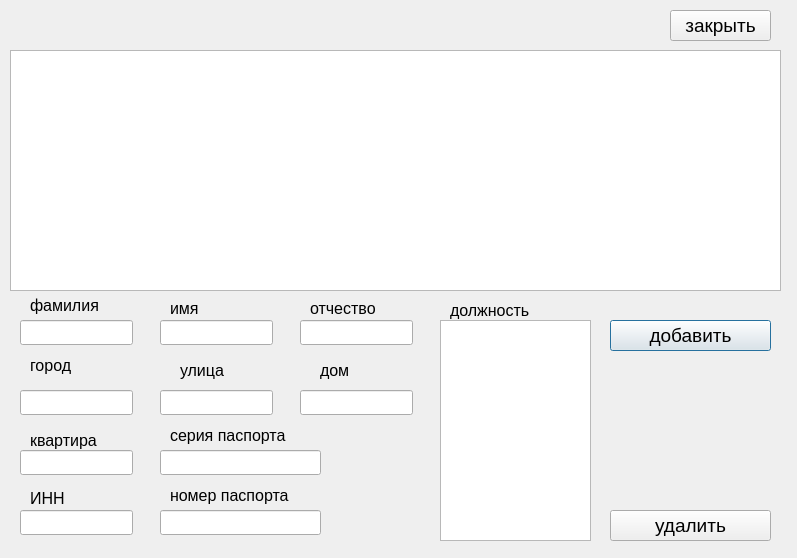
<?xml version="1.0" encoding="UTF-8"?>
<ui version="4.0">
 <class>Employee</class>
 <widget class="QDialog" name="Employee">
  <property name="geometry">
   <rect>
    <x>0</x>
    <y>0</y>
    <width>797</width>
    <height>558</height>
   </rect>
  </property>
  <property name="windowTitle">
   <string>работник</string>
  </property>
  <widget class="QTableView" name="employee_table_view">
   <property name="geometry">
    <rect>
     <x>10</x>
     <y>50</y>
     <width>771</width>
     <height>241</height>
    </rect>
   </property>
   <property name="font">
    <font>
     <pointsize>14</pointsize>
    </font>
   </property>
  </widget>
  <widget class="QPushButton" name="add_button">
   <property name="geometry">
    <rect>
     <x>610</x>
     <y>320</y>
     <width>161</width>
     <height>31</height>
    </rect>
   </property>
   <property name="font">
    <font>
     <pointsize>14</pointsize>
    </font>
   </property>
   <property name="text">
    <string>добавить</string>
   </property>
  </widget>
  <widget class="QPushButton" name="remove_button">
   <property name="geometry">
    <rect>
     <x>610</x>
     <y>510</y>
     <width>161</width>
     <height>31</height>
    </rect>
   </property>
   <property name="font">
    <font>
     <pointsize>14</pointsize>
    </font>
   </property>
   <property name="text">
    <string>удалить</string>
   </property>
  </widget>
  <widget class="QPushButton" name="exit_button">
   <property name="geometry">
    <rect>
     <x>670</x>
     <y>10</y>
     <width>101</width>
     <height>31</height>
    </rect>
   </property>
   <property name="font">
    <font>
     <pointsize>14</pointsize>
    </font>
   </property>
   <property name="text">
    <string>закрыть</string>
   </property>
  </widget>
  <widget class="QLineEdit" name="first_name">
   <property name="geometry">
    <rect>
     <x>160</x>
     <y>320</y>
     <width>113</width>
     <height>25</height>
    </rect>
   </property>
   <property name="font">
    <font>
     <pointsize>14</pointsize>
    </font>
   </property>
  </widget>
  <widget class="QLineEdit" name="last_name">
   <property name="geometry">
    <rect>
     <x>20</x>
     <y>320</y>
     <width>113</width>
     <height>25</height>
    </rect>
   </property>
   <property name="font">
    <font>
     <pointsize>14</pointsize>
    </font>
   </property>
  </widget>
  <widget class="QLineEdit" name="middle_name">
   <property name="geometry">
    <rect>
     <x>300</x>
     <y>320</y>
     <width>113</width>
     <height>25</height>
    </rect>
   </property>
   <property name="font">
    <font>
     <pointsize>14</pointsize>
    </font>
   </property>
  </widget>
  <widget class="QLineEdit" name="pass_batch">
   <property name="geometry">
    <rect>
     <x>160</x>
     <y>450</y>
     <width>161</width>
     <height>25</height>
    </rect>
   </property>
   <property name="font">
    <font>
     <pointsize>14</pointsize>
    </font>
   </property>
  </widget>
  <widget class="QLineEdit" name="pass_number">
   <property name="geometry">
    <rect>
     <x>160</x>
     <y>510</y>
     <width>161</width>
     <height>25</height>
    </rect>
   </property>
   <property name="font">
    <font>
     <pointsize>14</pointsize>
    </font>
   </property>
  </widget>
  <widget class="QLineEdit" name="city">
   <property name="geometry">
    <rect>
     <x>20</x>
     <y>390</y>
     <width>113</width>
     <height>25</height>
    </rect>
   </property>
   <property name="font">
    <font>
     <pointsize>14</pointsize>
    </font>
   </property>
  </widget>
  <widget class="QLineEdit" name="street">
   <property name="geometry">
    <rect>
     <x>160</x>
     <y>390</y>
     <width>113</width>
     <height>25</height>
    </rect>
   </property>
   <property name="font">
    <font>
     <pointsize>14</pointsize>
    </font>
   </property>
  </widget>
  <widget class="QLineEdit" name="house">
   <property name="geometry">
    <rect>
     <x>300</x>
     <y>390</y>
     <width>113</width>
     <height>25</height>
    </rect>
   </property>
   <property name="font">
    <font>
     <pointsize>14</pointsize>
    </font>
   </property>
  </widget>
  <widget class="QLineEdit" name="flat">
   <property name="geometry">
    <rect>
     <x>20</x>
     <y>450</y>
     <width>113</width>
     <height>25</height>
    </rect>
   </property>
   <property name="font">
    <font>
     <pointsize>14</pointsize>
    </font>
   </property>
  </widget>
  <widget class="QLineEdit" name="inn">
   <property name="geometry">
    <rect>
     <x>20</x>
     <y>510</y>
     <width>113</width>
     <height>25</height>
    </rect>
   </property>
   <property name="font">
    <font>
     <pointsize>14</pointsize>
    </font>
   </property>
  </widget>
  <widget class="QLabel" name="label">
   <property name="geometry">
    <rect>
     <x>170</x>
     <y>300</y>
     <width>53</width>
     <height>17</height>
    </rect>
   </property>
   <property name="font">
    <font>
     <pointsize>12</pointsize>
    </font>
   </property>
   <property name="text">
    <string>имя</string>
   </property>
  </widget>
  <widget class="QLabel" name="label_2">
   <property name="geometry">
    <rect>
     <x>30</x>
     <y>350</y>
     <width>61</width>
     <height>31</height>
    </rect>
   </property>
   <property name="font">
    <font>
     <pointsize>12</pointsize>
    </font>
   </property>
   <property name="text">
    <string>город</string>
   </property>
  </widget>
  <widget class="QLabel" name="label_3">
   <property name="geometry">
    <rect>
     <x>30</x>
     <y>290</y>
     <width>91</width>
     <height>31</height>
    </rect>
   </property>
   <property name="font">
    <font>
     <pointsize>12</pointsize>
    </font>
   </property>
   <property name="text">
    <string>фамилия</string>
   </property>
  </widget>
  <widget class="QLabel" name="label_4">
   <property name="geometry">
    <rect>
     <x>180</x>
     <y>360</y>
     <width>71</width>
     <height>21</height>
    </rect>
   </property>
   <property name="font">
    <font>
     <pointsize>12</pointsize>
    </font>
   </property>
   <property name="text">
    <string>улица</string>
   </property>
  </widget>
  <widget class="QLabel" name="label_5">
   <property name="geometry">
    <rect>
     <x>310</x>
     <y>300</y>
     <width>101</width>
     <height>17</height>
    </rect>
   </property>
   <property name="font">
    <font>
     <pointsize>12</pointsize>
    </font>
   </property>
   <property name="text">
    <string>отчество</string>
   </property>
  </widget>
  <widget class="QLabel" name="label_6">
   <property name="geometry">
    <rect>
     <x>320</x>
     <y>360</y>
     <width>53</width>
     <height>21</height>
    </rect>
   </property>
   <property name="font">
    <font>
     <pointsize>12</pointsize>
    </font>
   </property>
   <property name="text">
    <string>дом</string>
   </property>
  </widget>
  <widget class="QLabel" name="label_7">
   <property name="geometry">
    <rect>
     <x>170</x>
     <y>420</y>
     <width>151</width>
     <height>31</height>
    </rect>
   </property>
   <property name="font">
    <font>
     <pointsize>12</pointsize>
    </font>
   </property>
   <property name="text">
    <string>серия паспорта</string>
   </property>
  </widget>
  <widget class="QLabel" name="label_8">
   <property name="geometry">
    <rect>
     <x>30</x>
     <y>430</y>
     <width>91</width>
     <height>21</height>
    </rect>
   </property>
   <property name="font">
    <font>
     <pointsize>12</pointsize>
    </font>
   </property>
   <property name="text">
    <string>квартира</string>
   </property>
  </widget>
  <widget class="QLabel" name="label_9">
   <property name="geometry">
    <rect>
     <x>30</x>
     <y>490</y>
     <width>53</width>
     <height>17</height>
    </rect>
   </property>
   <property name="font">
    <font>
     <pointsize>12</pointsize>
    </font>
   </property>
   <property name="text">
    <string>ИНН</string>
   </property>
  </widget>
  <widget class="QLabel" name="label_10">
   <property name="geometry">
    <rect>
     <x>170</x>
     <y>480</y>
     <width>161</width>
     <height>31</height>
    </rect>
   </property>
   <property name="font">
    <font>
     <pointsize>12</pointsize>
    </font>
   </property>
   <property name="text">
    <string>номер паспорта</string>
   </property>
  </widget>
  <widget class="QLabel" name="label_11">
   <property name="geometry">
    <rect>
     <x>450</x>
     <y>300</y>
     <width>111</width>
     <height>21</height>
    </rect>
   </property>
   <property name="font">
    <font>
     <pointsize>12</pointsize>
    </font>
   </property>
   <property name="text">
    <string>должность</string>
   </property>
  </widget>
  <widget class="QListView" name="listView">
   <property name="geometry">
    <rect>
     <x>440</x>
     <y>320</y>
     <width>151</width>
     <height>221</height>
    </rect>
   </property>
   <property name="font">
    <font>
     <pointsize>14</pointsize>
    </font>
   </property>
  </widget>
 </widget>
 <resources/>
 <connections/>
</ui>
